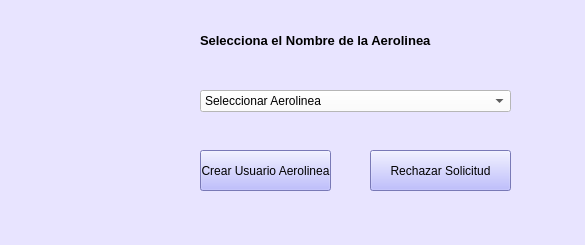
<?xml version="1.0" encoding="UTF-8"?>
<ui version="4.0">
 <class>Form</class>
 <widget class="QWidget" name="Form">
  <property name="geometry">
   <rect>
    <x>0</x>
    <y>0</y>
    <width>585</width>
    <height>245</height>
   </rect>
  </property>
  <property name="windowTitle">
   <string>Solicitudes Registro Aeolinea</string>
  </property>
  <property name="styleSheet">
   <string notr="true">background-color: rgb(232, 228, 255);</string>
  </property>
  <widget class="QLabel" name="label">
   <property name="geometry">
    <rect>
     <x>200</x>
     <y>20</y>
     <width>281</width>
     <height>41</height>
    </rect>
   </property>
   <property name="text">
    <string>&lt;html&gt;&lt;head/&gt;&lt;body&gt;&lt;p&gt;&lt;span style=&quot; font-size:10pt; font-weight:600;&quot;&gt;Selecciona el Nombre de la Aerolinea&lt;/span&gt;&lt;/p&gt;&lt;/body&gt;&lt;/html&gt;</string>
   </property>
  </widget>
  <widget class="QComboBox" name="comboBox">
   <property name="geometry">
    <rect>
     <x>200</x>
     <y>90</y>
     <width>311</width>
     <height>22</height>
    </rect>
   </property>
   <property name="styleSheet">
    <string notr="true">background-color: rgb(255, 255, 255);</string>
   </property>
   <item>
    <property name="text">
     <string>Seleccionar Aerolinea</string>
    </property>
   </item>
  </widget>
  <widget class="QPushButton" name="pushButton">
   <property name="geometry">
    <rect>
     <x>200</x>
     <y>150</y>
     <width>131</width>
     <height>41</height>
    </rect>
   </property>
   <property name="styleSheet">
    <string notr="true">background-color: rgb(170, 170, 255);</string>
   </property>
   <property name="text">
    <string>Crear Usuario Aerolinea</string>
   </property>
  </widget>
  <widget class="QPushButton" name="pushButton_2">
   <property name="geometry">
    <rect>
     <x>370</x>
     <y>150</y>
     <width>141</width>
     <height>41</height>
    </rect>
   </property>
   <property name="styleSheet">
    <string notr="true">background-color: rgb(170, 170, 255);</string>
   </property>
   <property name="text">
    <string>Rechazar Solicitud</string>
   </property>
  </widget>
  <widget class="QLabel" name="label_2">
   <property name="geometry">
    <rect>
     <x>40</x>
     <y>30</y>
     <width>111</width>
     <height>131</height>
    </rect>
   </property>
   <property name="styleSheet">
    <string notr="true">image: url(:/cct/iconosolicitudregistro.jpg);</string>
   </property>
   <property name="text">
    <string/>
   </property>
  </widget>
 </widget>
 <resources>
  <include location="logo usuario.qrc"/>
 </resources>
 <connections/>
</ui>
